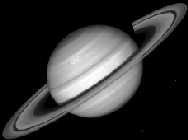
#> input picture 5sem/ModelingOfComplexSystems/Lab2/x1.bmp, 188 x 140 px
$ python Lab2.py
#> lines starting #> are read from the running program, lines starting #| are printed output that depends on the picture
import numpy as np
import matplotlib.pyplot as plt
import imageio.v3 as iio

# Функція для виведення зображення
def show_image(matrix, title):
    plt.figure()
    plt.imshow(matrix.astype(np.uint8), cmap='gray')
    plt.title(title)
    plt.show(block=True)

# Функція для перевірки правильності знаходження псевдооберненої матрицi
def check_pinv_properties(A, A_plus):
    m, n = A.shape
    # Перевірка розмірів добутків
    AA_plus = A @ A_plus
    A_plusA = A_plus @ A
    if AA_plus.shape != (m, m): return False
    if A_plusA.shape != (n, n): return False
    # Умови Мура–Пенроуза
    if not np.allclose(AA_plus @ A, A): return False
    if not np.allclose(A_plusA @ A_plus, A_plus): return False
    if not np.allclose(AA_plus, AA_plus.T): return False
    if not np.allclose(A_plusA, A_plusA.T): return False
    return True

# Алгоритм Гревіля
def greville(A):
    m, n = A.shape
    # Крок 1: Обробка першого рядка a_1^T
    a1 = A[0, :].reshape(-1, 1)
    denom = a1.T @ a1
    if denom[0, 0] != 0:
        A_plus_i = a1 / denom[0, 0]
    else:
        A_plus_i = np.zeros((n, 1))
    A_i = A[0:1, :]

    # Цикл з додаванням рядків
    for i in range(1, m):
        ai_T = A[i:i + 1, :]
        Z_A = np.eye(n) - A_plus_i @ A_i
        ai = ai_T.T
        # Умова для формули Гревіля
        condition = ai.T @ Z_A @ ai
        # Оновлення A_plus
        if condition[0, 0] > 1e-10:
            v = (Z_A @ ai) / condition[0, 0]

            term = (Z_A @ ai @ ai.T @ A_plus_i) / condition[0, 0]
            A_plus_next = np.hstack([A_plus_i - term, v])
        else:
            R_A = A_plus_i @ A_plus_i.T
            den = 1 + ai.T @ R_A @ ai
            v = (R_A @ ai) / den[0, 0]

            term = (R_A @ ai @ ai.T @ A_plus_i) / den[0, 0]
            A_plus_next = np.hstack([A_plus_i - term, v])
        # Оновлення для наступної ітерації
        A_plus_i = A_plus_next
        A_i = np.vstack([A_i, ai_T])

    return A_plus_i

# Алгоритм за означенням Мура-Пенроуза
def moore_penrose(A, eps=1e-8):
    m, _ = A.shape
    delta = 10.0
    A_prev = A.T @ np.linalg.inv(A @ A.T + (delta**2) * np.eye(m))

    while True:
        delta /= 2
        A_cur = A.T @ np.linalg.inv(A @ A.T + (delta**2) * np.eye(m))
        if np.linalg.norm(A_cur - A_prev) < eps:
            return A_cur
        A_prev = A_cur


# Зчитування вхідного та вихідного зображення
X = np.array(iio.imread("x1.bmp"), dtype=np.float64)
#> X: shape (140, 188) float64; min 0, max 255, mean 50.5
Y = np.array(iio.imread("y1.bmp"), dtype=np.float64)
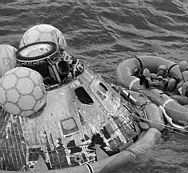
#> input picture 5sem/ModelingOfComplexSystems/Lab2/y1.bmp, 188 x 173 px
#> Y: shape (173, 188) float64; min 0, max 255, mean 117.8

# Відображення вхідних і вихідних даних
show_image(X, "Вхідне зображення X")
show_image(Y, "Вихідне зображення Y")

# Додаємо рядок одиниць (зсув)
X = np.append(X, np.ones((1, X.shape[1])), axis=0)
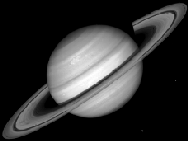
#> X: shape (141, 188) float64; min 0, max 255, mean 50.1

m, n = X.shape
#> m = 141; n = 188
p = Y.shape[0]
#> p = 173

# Виконуємо алгоритм Гревіля
X_grev_plus = greville(X)
#> in greville, `a1 = A[0, :].reshape(-1, 1)`: a1 = 188 values from 0 to 0
#> in greville, `denom = a1.T @ a1`: denom = [0]
#> the loop in greville, `for i in range(1, m):` made 140 passes
#> condition on passes 1 to 12: [6], [83], [16787], [12627.7], [23316.6], [7294.9], [6027.3], [5599.1], [3339.1], [18940.9], [7381], [8763]
#> pass 1, in greville, `Z_A = np.eye(n) - A_plus_i @ A_i`:
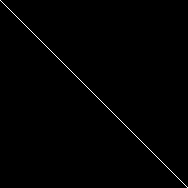
#> Z_A: shape (188, 188) float64; values 0 (black) and 1 (white), 0.53% white in thin lines or dots
#> pass 2, in greville, `Z_A = np.eye(n) - A_plus_i @ A_i`:
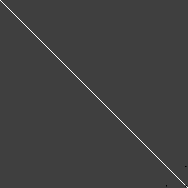
#> Z_A: shape (188, 188) float64; min -0.333, max 1, mean 0.00524; drawn with min black and max white
if check_pinv_properties(X, X_grev_plus):
#> in check_pinv_properties, `A_plusA = A_plus @ A`:
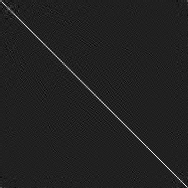
#> A_plusA: shape (188, 188) float64; min -0.145, max 0.995, mean 0.00532; drawn with min black and max white
    print("Гревіль: псевдообернена матриця коректна.")

V = np.zeros((p, m))
Z = np.eye(m) - X @ X_grev_plus
A_grev = Y @ X_grev_plus + V @ Z.T

Y_grev = np.clip(A_grev @ X, 0, 255)
show_image(Y_grev, "Результат за Гревілем")

# Виконуємо алгоритм за означенням Мура-Пенроуза
X_mp_plus = moore_penrose(X)
#> in moore_penrose, `A_prev = A.T @ np.linalg.inv(A @ A.T + (delta**2) * np.eye(m))`:
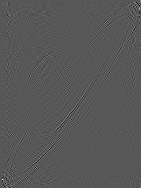
#> A_prev: shape (188, 141) float64; min -0.0177, max 0.0337, mean 3.8e-06; drawn with min black and max white
#> after the loop in moore_penrose, `while True:`: delta = 1.91e-05
if check_pinv_properties(X, X_mp_plus):
    print("Мур-Пенроуз: псевдообернена матриця коректна.")

Z = np.eye(m) - X @ X_mp_plus
A_mp = Y @ X_mp_plus + V @ Z.T

Y_mp = np.clip(A_mp @ X, 0, 255)
show_image(Y_mp, "Результат за Муром–Пенроузом")


# Порівняння результатів
plt.figure(figsize=(12, 4))
plt.subplot(1, 3, 1)
plt.imshow(Y.astype(np.uint8), cmap='gray')
plt.title("Оригінальне Y")

plt.subplot(1, 3, 2)
plt.imshow(Y_grev.astype(np.uint8), cmap='gray')
plt.title("Гревіль")

plt.subplot(1, 3, 3)
plt.imshow(Y_mp.astype(np.uint8), cmap='gray')
plt.title("Мур-Пероуз")

plt.show()
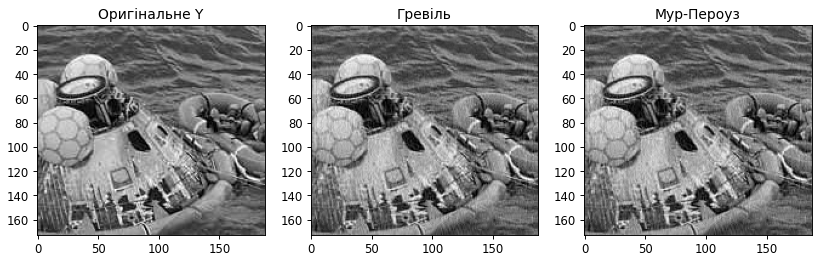
#> figure drawn by matplotlib, 3 panels
